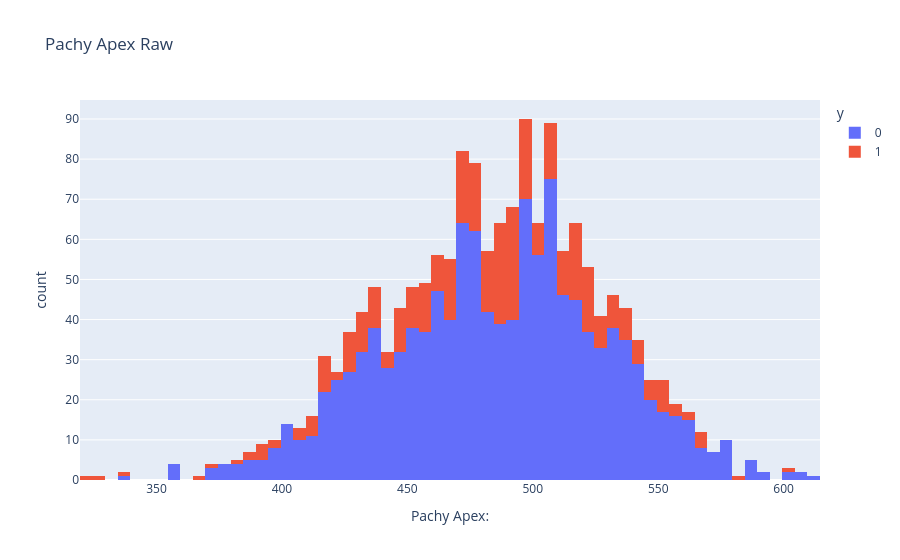
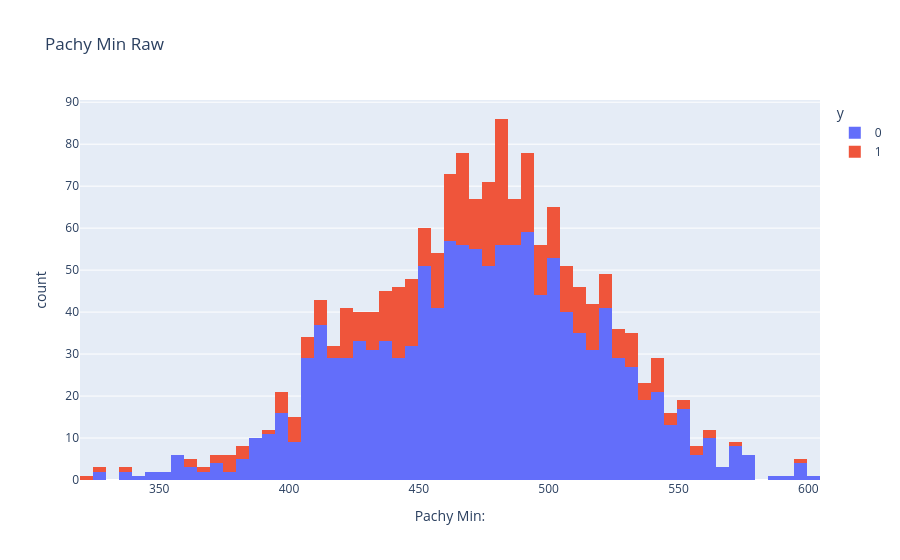
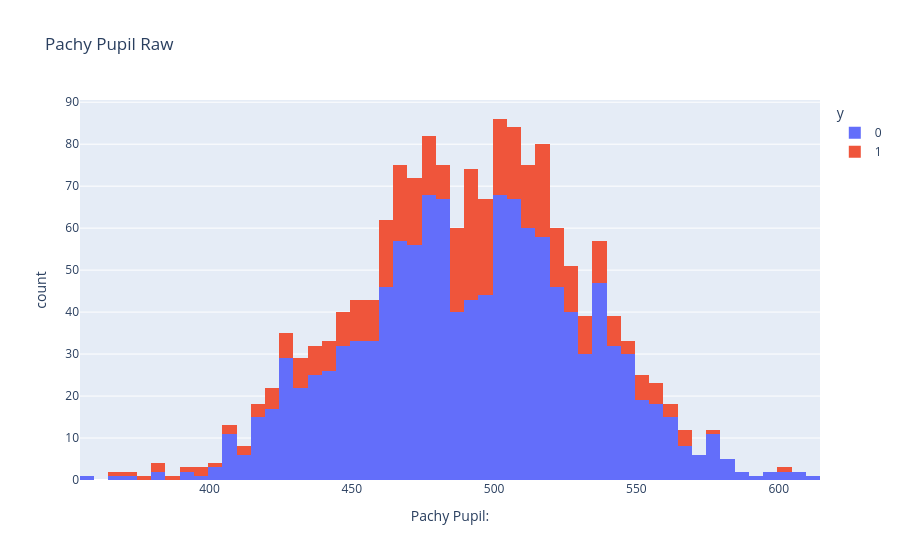

Source (notebook cell) for these figures, in order:
### Markdown cell above
### Pachy Values

### Code cell
for c in ['Pachy Apex:','Pachy Min:', 'Pachy Pupil:']:
    fig = pex.histogram(data_frame=df[df.Status=='OK'],x=c, color='y', title=f'{c[:-1]} Raw')
    fig.show()

### Figure 1 — Plotly figure (JSON) as saved in the notebook; plotly's stock layout.template omitted (floating-point values rounded to 4 significant figures; data arrays with more than 128 entries replaced by an {"elided": "..."} marker saying what was removed)
{"data": [{"alignmentgroup": "True", "bingroup": "x", "hovertemplate": "y=0<br>Pachy Apex:=%{x}<br>count=%{y}<extra></extra>", "legendgroup": "0", "marker": {"color": "#636efa", "pattern": {"shape": ""}}, "name": "0", "offsetgroup": "0", "orientation": "v", "showlegend": true, "type": "histogram", "x": {"elided": "1251 int values"}, "xaxis": "x", "yaxis": "y"}, {"alignmentgroup": "True", "bingroup": "x", "hovertemplate": "y=1<br>Pachy Apex:=%{x}<br>count=%{y}<extra></extra>", "legendgroup": "1", "marker": {"color": "#EF553B", "pattern": {"shape": ""}}, "name": "1", "offsetgroup": "1", "orientation": "v", "showlegend": true, "type": "histogram", "x": {"elided": "369 int values"}, "xaxis": "x", "yaxis": "y"}], "layout": {"barmode": "relative", "legend": {"title": {"text": "y"}, "tracegroupgap": 0}, "title": {"text": "Pachy Apex Raw"}, "xaxis": {"anchor": "y", "domain": [0, 1], "title": {"text": "Pachy Apex:"}}, "yaxis": {"anchor": "x", "domain": [0, 1], "title": {"text": "count"}}}}

### Figure 2 — Plotly figure (JSON) as saved in the notebook; plotly's stock layout.template omitted (floating-point values rounded to 4 significant figures; data arrays with more than 128 entries replaced by an {"elided": "..."} marker saying what was removed)
{"data": [{"alignmentgroup": "True", "bingroup": "x", "hovertemplate": "y=0<br>Pachy Min:=%{x}<br>count=%{y}<extra></extra>", "legendgroup": "0", "marker": {"color": "#636efa", "pattern": {"shape": ""}}, "name": "0", "offsetgroup": "0", "orientation": "v", "showlegend": true, "type": "histogram", "x": {"elided": "1251 int values"}, "xaxis": "x", "yaxis": "y"}, {"alignmentgroup": "True", "bingroup": "x", "hovertemplate": "y=1<br>Pachy Min:=%{x}<br>count=%{y}<extra></extra>", "legendgroup": "1", "marker": {"color": "#EF553B", "pattern": {"shape": ""}}, "name": "1", "offsetgroup": "1", "orientation": "v", "showlegend": true, "type": "histogram", "x": {"elided": "369 int values"}, "xaxis": "x", "yaxis": "y"}], "layout": {"barmode": "relative", "legend": {"title": {"text": "y"}, "tracegroupgap": 0}, "title": {"text": "Pachy Min Raw"}, "xaxis": {"anchor": "y", "domain": [0, 1], "title": {"text": "Pachy Min:"}}, "yaxis": {"anchor": "x", "domain": [0, 1], "title": {"text": "count"}}}}

### Figure 3 — Plotly figure (JSON) as saved in the notebook; plotly's stock layout.template omitted (floating-point values rounded to 4 significant figures; data arrays with more than 128 entries replaced by an {"elided": "..."} marker saying what was removed)
{"data": [{"alignmentgroup": "True", "bingroup": "x", "hovertemplate": "y=0<br>Pachy Pupil:=%{x}<br>count=%{y}<extra></extra>", "legendgroup": "0", "marker": {"color": "#636efa", "pattern": {"shape": ""}}, "name": "0", "offsetgroup": "0", "orientation": "v", "showlegend": true, "type": "histogram", "x": {"elided": "1251 int values"}, "xaxis": "x", "yaxis": "y"}, {"alignmentgroup": "True", "bingroup": "x", "hovertemplate": "y=1<br>Pachy Pupil:=%{x}<br>count=%{y}<extra></extra>", "legendgroup": "1", "marker": {"color": "#EF553B", "pattern": {"shape": ""}}, "name": "1", "offsetgroup": "1", "orientation": "v", "showlegend": true, "type": "histogram", "x": {"elided": "369 int values"}, "xaxis": "x", "yaxis": "y"}], "layout": {"barmode": "relative", "legend": {"title": {"text": "y"}, "tracegroupgap": 0}, "title": {"text": "Pachy Pupil Raw"}, "xaxis": {"anchor": "y", "domain": [0, 1], "title": {"text": "Pachy Pupil:"}}, "yaxis": {"anchor": "x", "domain": [0, 1], "title": {"text": "count"}}}}
